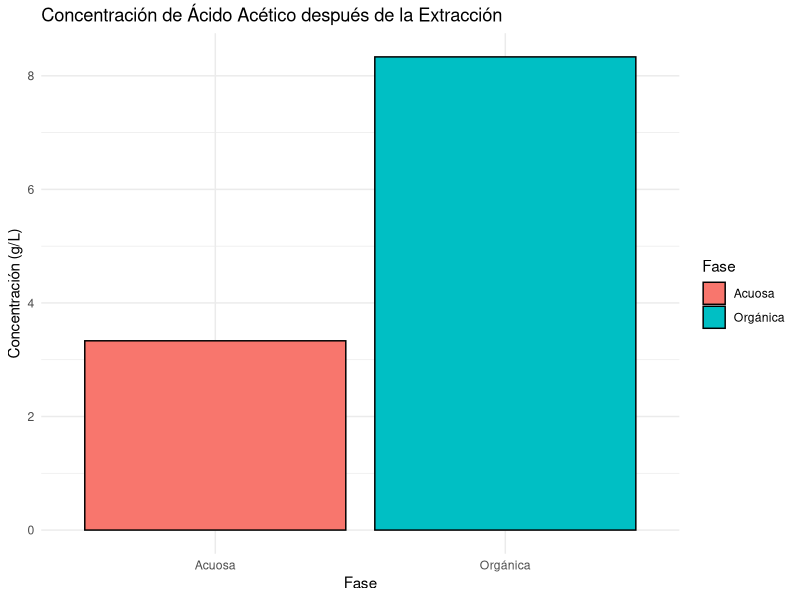
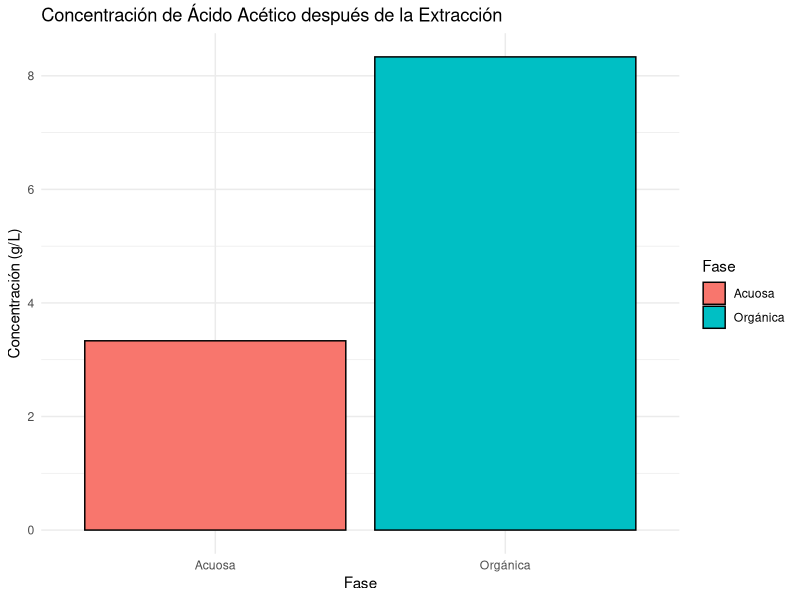

Write R code to recreate these figures, in order.
# ==========================================================================
# Extracción Líquido-Líquido
# ==========================================================================
# Autor: Dr. José Juan Torres Martínez
# Docente de Ciencias Químicas
# Universidad Autónoma de San Luis Potosí (UASLP)
# México
#
# Material académico para estudiantes
#
# Descripción: Extracción de ácido acético de una solución acuosa usando éter dietílico
# ==========================================================================


# Instalar y cargar librerías necesarias  
if (!require(ggplot2)) install.packages("ggplot2", dependencies = TRUE)  
library(ggplot2)  

# Datos del problema  
concentracion_inicial <- 5  # g/L de ácido acético en la fase acuosa  
volumen_acuoso <- 500       # mL de solución acuosa  
volumen_organico <- 100     # mL de éter dietílico  
K <- 2.5                    # Relación de distribución (C_orgánico / C_acuoso)  

# Función para calcular la concentración en ambas fases  
calcular_concentraciones <- function(C_inicial, V_acuoso, V_organico, K) {  
  # Masa total de ácido acético en la fase acuosa inicial  
  masa_total <- C_inicial * V_acuoso / 1000  # Convertir mL a L  
  
  # Concentración en la fase acuosa después de la extracción  
  C_acuoso_final <- masa_total / (V_acuoso / 1000 + V_organico / 1000 * K)  
  
  # Concentración en la fase orgánica después de la extracción  
  C_organico_final <- K * C_acuoso_final  
  
  return(list(C_acuoso = C_acuoso_final, C_organico = C_organico_final))  
}  

# Aplicar la función  
resultados <- calcular_concentraciones(concentracion_inicial, volumen_acuoso, volumen_organico, K)  
C_acuoso_final <- resultados$C_acuoso  
C_organico_final <- resultados$C_organico  

# Calcular la eficiencia de extracción  
eficiencia <- (C_organico_final * volumen_organico / 1000) / (concentracion_inicial * volumen_acuoso / 1000) * 100  

# Crear un data frame para graficar  
datos <- data.frame(  
  Fase = c("Acuosa", "Orgánica"),  
  Concentracion = c(C_acuoso_final, C_organico_final)  
)  

# Gráfico de barras  
p <- ggplot(datos, aes(x = Fase, y = Concentracion, fill = Fase)) +  
  geom_bar(stat = "identity", color = "black") +  
  labs(title = "Concentración de Ácido Acético después de la Extracción",  
       x = "Fase",  
       y = "Concentración (g/L)",  
       fill = "Fase") +  
  theme_minimal()

# Mostrar gráfico
print(p)

# Guardar el gráfico
ggsave("ejemplo_08_acido_acetico.png", plot = p, width = 8, height = 6, dpi = 300)


# --------------------------------------------------------------------------
# Interpretación: Concentración de Ácido Acético después de la Extracción
# --------------------------------------------------------------------------
# - Eje X: Fase. No es un eje numérico: son dos categorías, la fase acuosa
#   (agua) y la fase orgánica (éter dietílico). Cada barra es una fase.
# - Eje Y: Concentración de ácido acético, en gramos por litro (g/L). La altura
#   de cada barra es la concentración que queda en esa fase tras la extracción.
# - Lo que se aprecia: la barra de la fase orgánica es mucho más alta que la
#   de la fase acuosa. El ácido acético se concentró en el éter y quedó poco
#   en el agua.
# - Qué significa: el éter extrae bien el ácido acético del agua, porque la
#   relación de distribución K = 2,5 indica que, en equilibrio, la concentración
#   en la fase orgánica es 2,5 veces la de la fase acuosa. La eficiencia de
#   extracción (en %) que imprime el script resume qué parte del ácido total
#   terminó en el éter.

# Mostrar resultados en la consola  
cat("Concentración en la fase acuosa después de la extracción:", round(C_acuoso_final, 2), "g/L\n")  
cat("Concentración en la fase orgánica después de la extracción:", round(C_organico_final, 2), "g/L\n")  
cat("Eficiencia de extracción:", round(eficiencia, 2), "%\n")  

# --------------------------------------------------------------------------
# Qué aprendimos
# --------------------------------------------------------------------------
# - En una extracción líquido-líquido el soluto se reparte entre dos fases que
#   no se mezclan, y la relación de distribución K dice cuántas veces más
#   concentrado queda en una fase que en la otra (K es adimensional).
# - Un gráfico de barras permite comparar de un vistazo la concentración final
#   en cada fase, en g/L.
# - La eficiencia de extracción (en %) indica qué fracción de la masa inicial
#   de soluto pasó a la fase orgánica.
